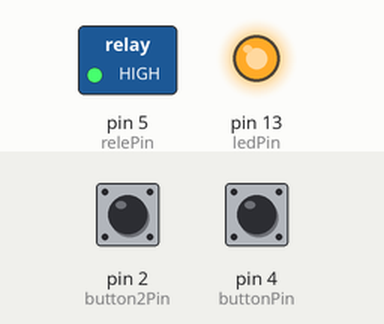
The sketch below on a simulated Arduino Uno, built with avr-gcc and run on an emulated ATmega328P. Parts: switched loads named in the sketch (green lamp = pin HIGH), output pins drawn as LEDs (lit = HIGH). The inputs (shaded band) are chosen by the test bench; at power-on: pin 2 (button2Pin) LOW, pin 4 (buttonPin) LOW.

Above: at 1.2 s.
1.3 s: pin 2 (button2Pin) pulled HIGH for 0.15 s
At 1.37 s:
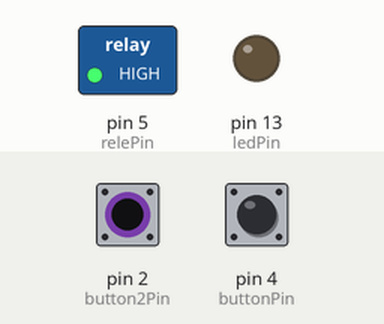
2.9 s: pin 4 (buttonPin) pulled HIGH for 0.15 s
At 3.6 s:
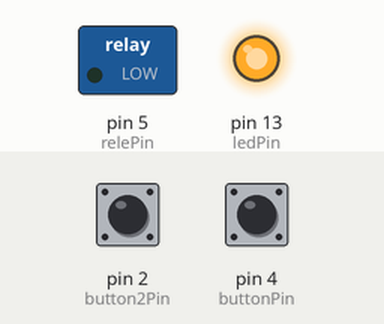
4.5 s: pin 2 (button2Pin) pulled HIGH for 1 s
At 5.3 s:
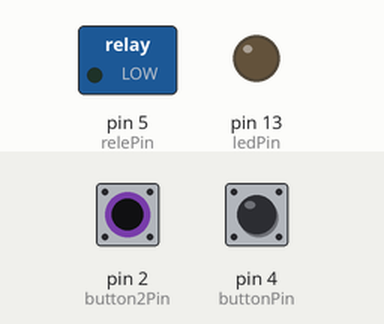
7.0 s: pin 2 (button2Pin) pulled HIGH for 3.2 s
At 11.0 s:
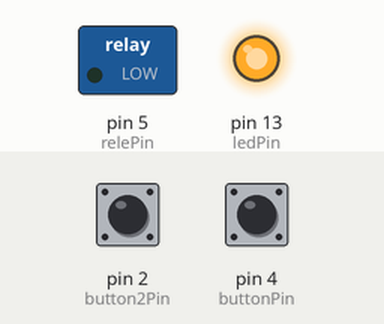
11.7 s: pin 4 (buttonPin) pulled HIGH for 1 s
At 12.8 s:
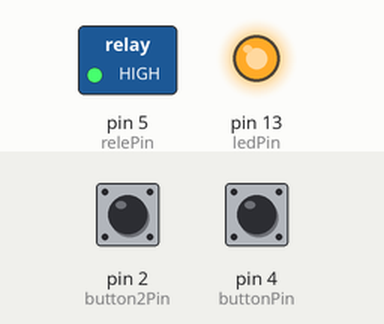
Timing chart, 0 to 14.7 s (numbered marks = the images above; inputs shaded):
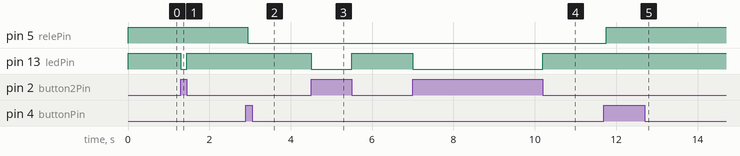

The sketch:

ReleInfo.ino
```cpp
const int buttonPin = 4;    // the number of the pushbutton pin
const int relePin = 5;      // the number of the Rele pin
const int button2Pin = 2;
const int ledPin = 13;
int releState = HIGH;
int buttonState;
int lastButtonState = LOW;
unsigned long lastDebounceTime = 0;
unsigned long debounceDelay = 50;

void setup(){
  pinMode(buttonPin, INPUT);
  pinMode(relePin, OUTPUT);
  pinMode(button2Pin, INPUT);
  pinMode(ledPin, OUTPUT);
  digitalWrite(relePin, releState);
}

void loop(){
  int reading = digitalRead(buttonPin);

  if (reading != lastButtonState){
    lastDebounceTime = millis(); }

if ((millis() - lastDebounceTime) > debounceDelay){
  if (reading != buttonState){
      buttonState = reading;
  if (buttonState == HIGH){
      releState = !releState;}}}

  digitalWrite(relePin, releState);
  lastButtonState = reading;

  digitalWrite(13, 1-digitalRead(button2Pin));
}
```

Measured:
- after the input at 1.3 s, pin 13 (ledPin): HIGH → LOW at once, → HIGH 0.15 s later
- after the input at 2.9 s, pin 5 (relePin): HIGH → LOW after 0.05 s
- after the input at 4.5 s, pin 13 (ledPin): HIGH → LOW at once, → HIGH 1.0 s later
- after the input at 7.0 s, pin 13 (ledPin): HIGH → LOW at once, → HIGH 3.2 s later
- after the input at 11.7 s, pin 5 (relePin): LOW → HIGH after 0.05 s
